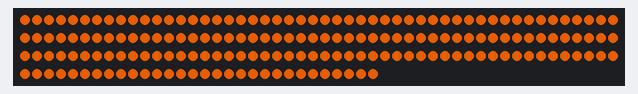
A sketch run on a simulated Arduino Uno, built with avr-gcc and run on an emulated ATmega328P. On the bench: 180 RGB LEDs in strip order, left to right, continuing on the next row. Dim RGB values are drawn brighter than linear; random numbers use the default seed unless the sketch sets one.

Above: at 0.75 s.
At 1.39 s:
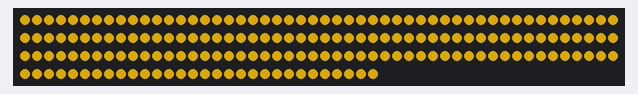
At 2.01 s:
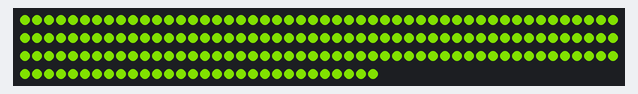
At 3.6 s:
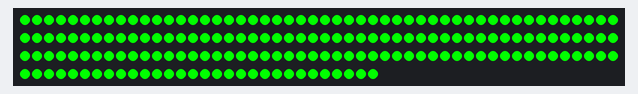

The sketch:

solid_halloween_colors.ino
```cpp
#define FASTLED_ALLOW_INTERRUPTS 0
#include "FastLED.h"


// Program to light an LED strip from green -> purple -> orange in a loop, with smooth transitions, for Halloween area lighting.
// Uses some simple fill routines built on top of FastLED.


// LED strip specs + wiring configuration
#define LED_TYPE APA102 // (DotStar is APA102)
#define LED_COLOR_ORDER BGR
#define NUM_LEDS 180
#define DATA_PIN 4
#define CLOCK_PIN 5
#define POWER_SYSTEM_VOLTAGE 5
#define POWER_SYSTEM_MAX_CURRENT_MA 5000


// Color configuration
#define HALLOWEEN_ORANGE_HUE 22
#define HALLOWEEN_PURPLE_HUE 189
#define HALLOWEEN_GREEN_HUE 96
#define HALLOWEEN_BRIGHTNESS 255
#define HALLOWEEN_SATURATION 255
#define COLOR_HOLD_TIME_MS 300000 // five minutes
CRGB halloween_orange = CHSV(HALLOWEEN_ORANGE_HUE, HALLOWEEN_SATURATION, HALLOWEEN_BRIGHTNESS);
CRGB halloween_purple = CHSV(HALLOWEEN_PURPLE_HUE, HALLOWEEN_SATURATION, HALLOWEEN_BRIGHTNESS);
CRGB halloween_green = CHSV(HALLOWEEN_GREEN_HUE, HALLOWEEN_SATURATION, HALLOWEEN_BRIGHTNESS);
CRGB color_sequence[] = { halloween_orange, halloween_green, halloween_purple };
size_t color_sequence_len = sizeof(color_sequence) / sizeof(color_sequence[0]);


// Color transition algorithm configuration
// The time it takes to transition between two of our Halloween colors depends highly on our number of LEDs,
// SPI clock rate, and color transition algorithm.
// These variables control our color transition algorithm. The number of LEDs and SPI clock rate are configured elsewhere.
#define TRANSITION_SPEED_FACTOR 60 // Lower number = smoother but slower transitions. Must be between 1 and NUM_LEDS, inclusive.
#define FADE_HOLD_US 30 // Higher number = smoother but slower transitions. Must be at least 0.


// LED color array
CRGB leds[NUM_LEDS];
// Array for occasional shuffling, for use with random-swap color transitions
uint8_t random_led_indices[NUM_LEDS];


/**
 * Initialize everything.
 */
void setup() {
    FastLED.setMaxPowerInVoltsAndMilliamps(POWER_SYSTEM_VOLTAGE, POWER_SYSTEM_MAX_CURRENT_MA);
    FastLED.addLeds<LED_TYPE, DATA_PIN, CLOCK_PIN, LED_COLOR_ORDER>(leds, NUM_LEDS).setCorrection(TypicalLEDStrip);

    // Initialize our random-index array
    for (uint8_t i=0; i<NUM_LEDS; i++) {
        random_led_indices[i] = i;
    }
}


/**
 * Shuffle all of the elements in an array. O(n).
 */
void shuffleArray(uint8_t* arr, size_t array_len) {
    for (size_t swap_index_1=array_len-1; swap_index_1 >= 1; swap_index_1--) {
        uint8_t swap_index_2 = random(array_len);
        // Swap swap_index_1 and swap_index_2
        uint8_t tmp = arr[swap_index_1];
        arr[swap_index_1] = arr[swap_index_2];
        arr[swap_index_2] = tmp;
    }
}


/**
 * Fill all colors in the given array to a new color, num_simultaneous_swaps at a time, show()ing after each iteration.
 *
 * Designed to provide a smoother transition than an all-at-once fill, like that provided by FastLED's fill_solid().
 */
void randomFill(CRGB* leds, size_t num_leds, CRGB new_color, uint8_t num_simultaneous_swaps,
                uint16_t intra_swap_delay_us)
{
    shuffleArray(random_led_indices, num_leds);

    size_t num_swaps_made = 0;
    while (num_swaps_made < num_leds) {
        for (int i=0; i<num_simultaneous_swaps && num_swaps_made<num_leds; i++, num_swaps_made++) {
            leds[random_led_indices[num_swaps_made]] = new_color;
        }
        FastLED.show();

        if (intra_swap_delay_us > 0) {
            delayMicroseconds(intra_swap_delay_us);
        }
    }
}

#define THETA_START 191 // start at 270 deg. around the unit circle
#define THETA_END 63 // end at 90 deg. around the unit circle
CRGB color_of_origin = color_sequence[0];
CRGB destination_color = color_sequence[1];
size_t color_sequence_index = 1;
uint8_t theta = THETA_START;

void loop() {
    uint8_t percent_toward_destination = sin8(theta);
    CRGB fill_color = blend(color_of_origin, destination_color, percent_toward_destination);
    randomFill(leds, NUM_LEDS, fill_color, TRANSITION_SPEED_FACTOR, FADE_HOLD_US);
    // randomFill() calls show() for us

    if (theta == THETA_END) {
        // We have arrived at our destination color.
        // Mark what used to be our destination as our origin, and identify our next destination.
        color_of_origin = destination_color;
        color_sequence_index += 1;
        if (color_sequence_index >= color_sequence_len) {
            color_sequence_index = 0;
        }
        destination_color = color_sequence[color_sequence_index];

        theta = THETA_START;

        delay(COLOR_HOLD_TIME_MS);
    } else {
        // We have not yet arrived at our destination color.
        // Progress toward it.
        theta += 1; // WARNING: This relies on overflow
    }

    delay(1);
}
```
